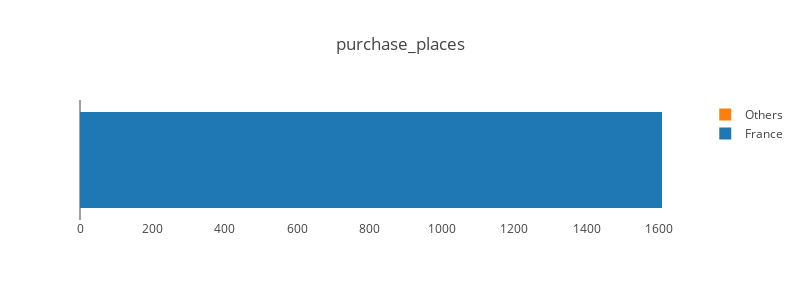

Notebook code for this chart:
### Code cell
visualize.plot_column_composition(palm_oil_pd, 'purchase_places' )

### Figure 1 — Plotly figure (JSON) as saved in the notebook; plotly's stock layout.template omitted (floating-point values rounded to 4 significant figures)
{"data": [{"name": "France", "orientation": "h", "type": "bar", "uid": "b99ac85a-a655-4ed5-964a-042a1d71ac83", "x": [1609], "y": [0]}, {"name": "Others", "orientation": "h", "type": "bar", "uid": "028ec1fe-1455-470f-93a4-bc4a891f4eba", "x": [0], "y": [0]}], "layout": {"barmode": "stack", "height": 300, "showlegend": true, "title": "purchase_places", "width": 800, "xaxis": {"showgrid": false, "showticklabels": true}, "yaxis": {"showgrid": false, "showline": false, "showticklabels": false, "zeroline": false}}}
